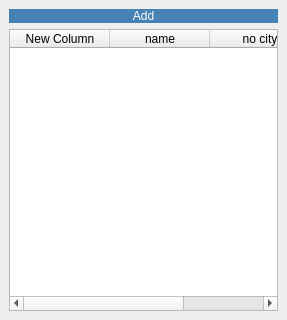
<?xml version="1.0" encoding="UTF-8"?>
<ui version="4.0">
 <class>TariffsWindow</class>
 <widget class="QMainWindow" name="TariffsWindow">
  <property name="geometry">
   <rect>
    <x>0</x>
    <y>0</y>
    <width>287</width>
    <height>320</height>
   </rect>
  </property>
  <property name="windowTitle">
   <string>Tariffs</string>
  </property>
  <property name="styleSheet">
   <string notr="true">QLineEdit
{
background: transparent;
border: none;
border-bottom: 1px solid steelblue;
font: 16pt &quot;Comic Sans MS&quot;;
}
QLineEdit:focus {
 outline:none; }

QLabel{
	color: steelblue;
	font: 10pt &quot;Comic Sans MS&quot;;
	font-weight:bold;
}


QSpinBox{
background: transparent;
border: none;
border-bottom: 1px solid steelblue;
font: 12pt &quot;Comic Sans MS&quot;;
}

QPushButton{
color: white;
background: steelblue;
border-radius: 60px;
font: 12pt &quot;Comic Sans MS&quot;;
}

</string>
  </property>
  <widget class="QWidget" name="centralwidget">
   <layout class="QGridLayout" name="gridLayout">
    <item row="0" column="0">
     <widget class="QPushButton" name="btn_add">
      <property name="text">
       <string>Add</string>
      </property>
     </widget>
    </item>
    <item row="1" column="0">
     <widget class="QTableWidget" name="tableWidget">
      <column>
       <property name="text">
        <string>New Column</string>
       </property>
      </column>
      <column>
       <property name="text">
        <string>name</string>
       </property>
      </column>
      <column>
       <property name="text">
        <string>no city</string>
       </property>
      </column>
     </widget>
    </item>
   </layout>
  </widget>
 </widget>
 <resources/>
 <connections/>
</ui>
